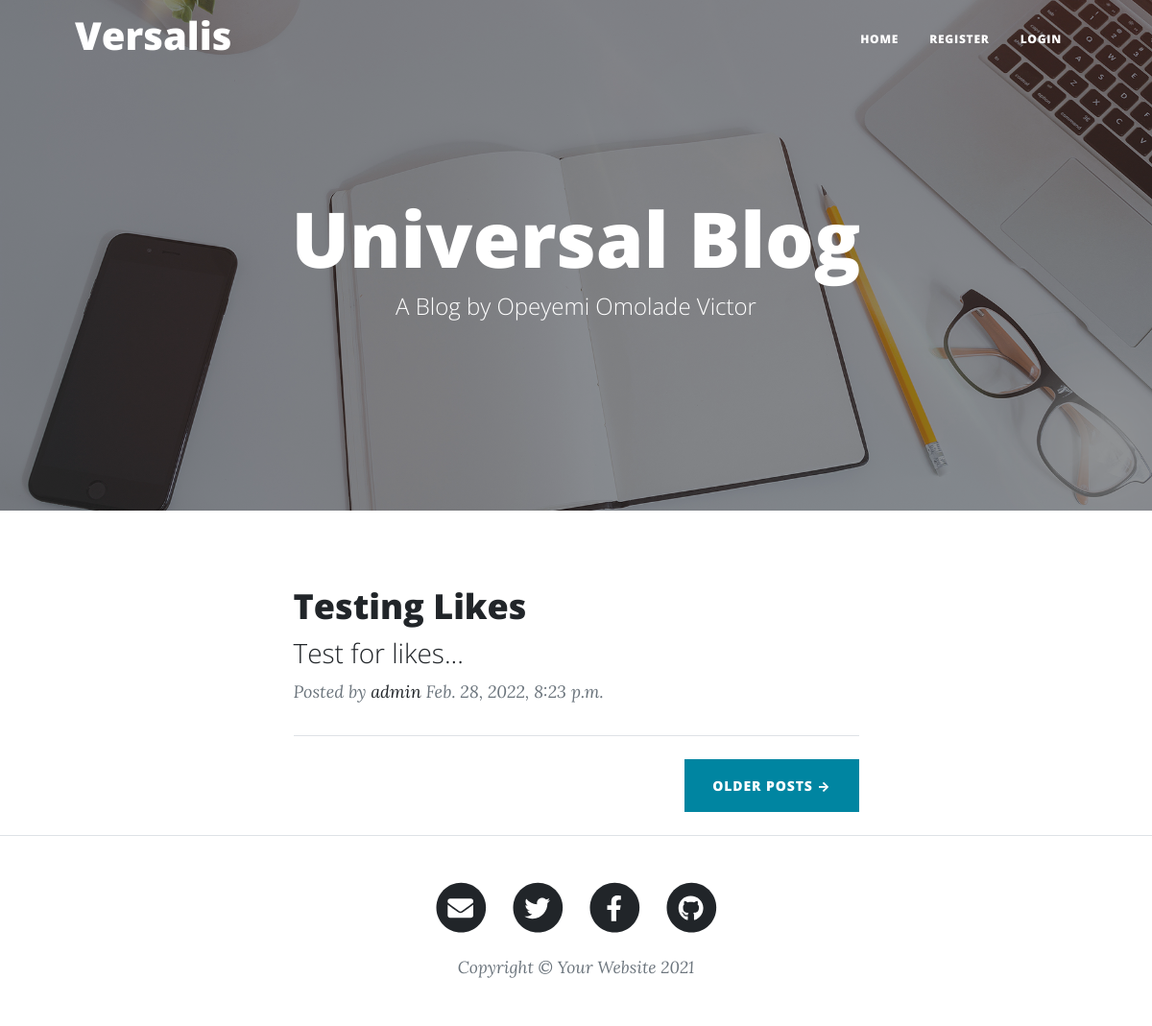
The page / on the database its author committed.
### Blog/models.py (models this page shows, shortened)
class Post(models.Model):
    author = models.ForeignKey(User, default=None,on_delete=models.CASCADE, related_name = 'writer')
    Heading=models.CharField(max_length=200)
    SubHeading = models.CharField(max_length=200, null=True, blank=True)
    Thumb = models.ImageField(default='car 1.jpg', blank=True,null=True,upload_to=upload_path)
    Content = RichTextField(blank=True, null=True)
    date_created=models.DateTimeField(auto_now_add=True)
    likes = models.ManyToManyField(User, related_name='blog_post',blank=True)
    def snippet(self):
        return self.Content[:100]+'...'

### Blog/views.py (the view)
# urls.py: path('', views.homePage, name='home'),
def homePage(request):
    post = Post.objects.all().order_by('-date_created')
    context={'post':post}
    return render(request, 'index.html', context)

### Blog/templates/index.html
{%extends 'base.html'%}
{%load static %}
{%block content%}
        <header class="masthead" style="background-image: url('/static/assets/img/home-bg.jpg')">
            <div class="container position-relative px-4 px-lg-4">
                <div class="row gx-4 gx-lg-5 justify-content-center">
                    <div class="col-md-10 col-lg-8 col-xl-7">
                        <div class="site-heading">
                            <h1>Universal Blog</h1>
                            <span class="subheading">A Blog by Opeyemi Omolade Victor</span>
                        </div>
                    </div>
                </div>
            </div>
        </header>
        <div class="container px-4 px-lg-5">
            <div class="row gx-4 gx-lg-5 justify-content-center">
                <div class="col-md-10 col-lg-8 col-xl-7">
                    {%for post in post %}
                    <div class="post-preview">
                        <a href="{% url 'post' pk=post.id %}">
                            <h2 class="post-title">{{post.Heading}}</h2>
                            <h3 class="post-subtitle">{{post.snippet|safe}}</h3>
                        </a>
                        <p class="post-meta">
                            Posted by
                            <a href="{% url 'profile' pk=post.author.id%}">{{post.author}}</a>
                            {{post.date_created}}
                        </p>
                    </div>
                    <hr class="my-4" />
                    {%endfor%}
                    <div class="d-flex justify-content-end mb-4"><a class="btn btn-primary text-uppercase" href="#!">Older Posts →</a></div>
                </div>
            </div>
        </div>
{% endblock %}

### rows shown on the page
Post: Heading "Testing Likes", snippet "Test for likes...", author "admin", date_created "Feb. 28, 2022, 8:23 p.m."
